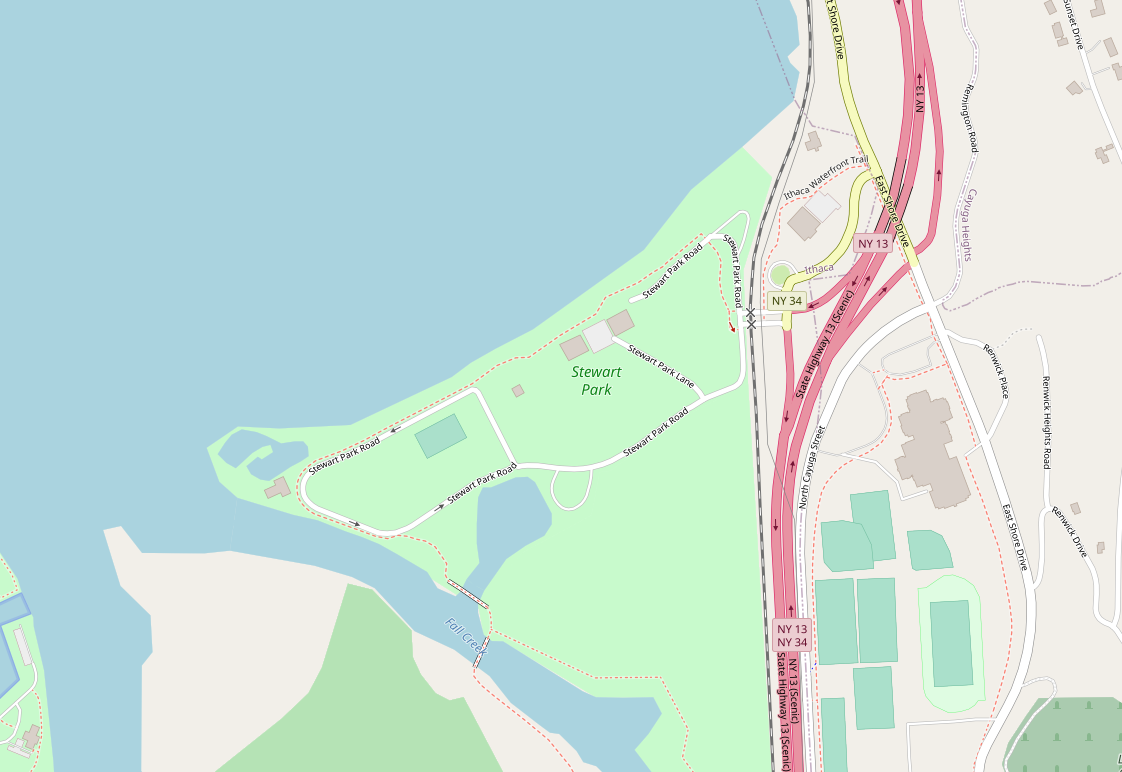
#> input picture map.png, 1122 x 772 px
$ python nina3.py
#> lines starting #> are read from the running program, lines starting #| are printed output that depends on the picture
import numpy as np
import matplotlib.pyplot as plt
import matplotlib.animation as animation
import imageio

BBox = [-76.5119, -76.5013, 42.4596, 42.4642]

img = imageio.imread('map.png')
#> img is the input picture: shape (772, 1122, 4); mean R, G, B, A 198.8, 223.9, 217.5, 255

fig = plt.figure()
fig.set_dpi(100)
fig.set_size_inches(7, 6.5)

#ax = plt.axes(xlim=(0, 20), ylim=(0, 20))
ax = plt.axes(xlim=(BBox[0], BBox[1]), ylim=(BBox[2], BBox[3]))
#patch = plt.Circle((5, -5), 0.75, fc='y')
# 0.0001 is the smallest radius I can get
patch = plt.Circle((-76.51, 42.46), 0.0001, fc='y')


def init():
    #patch.center = (5, 5)
    patch.center = (-76.51, 42.46)
    ax.add_patch(patch)
    return patch,


def animate(i):
    pullData = open("ninacoords.txt", "r").read()
    dataArray = pullData.split('\n')
    xar = []
    yar = []
    for eachLine in dataArray:
        if len(eachLine) > 1:
            x, y = eachLine.split(',')
            xar.append(float(x))
            yar.append(float(y))
    #x = 10 + 3 * np.sin(np.radians(i))
    #y = 10 + 3 * np.cos(np.radians(i))
    #patch.center = (x, y)
    patch.center = (xar[-1], yar[-1])
    return patch,


anim = animation.FuncAnimation(fig, animate,
                               init_func=init,
                               frames=360,
                               interval=20,
                               blit=True)

plt.imshow(img, zorder=0,  extent=BBox)
plt.show()
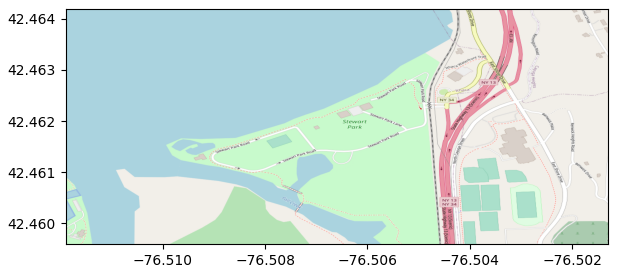
#> figure drawn by matplotlib, 1 panel
